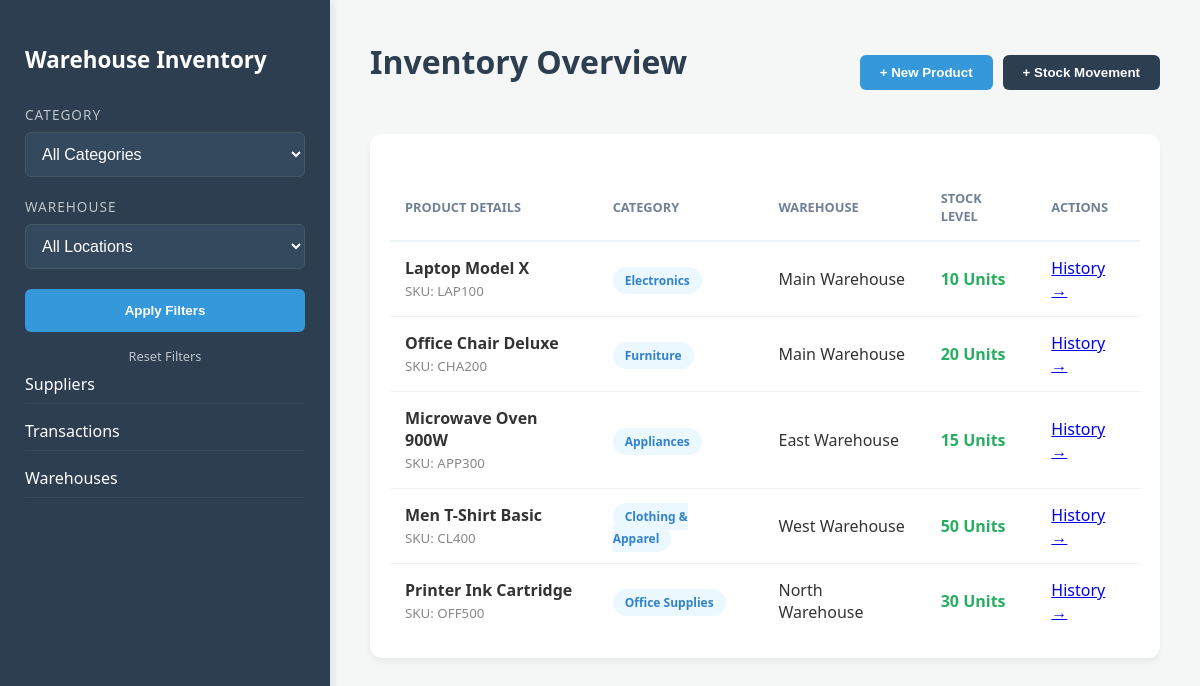
The page / on the database its author committed.
### tables this page shows
CREATE TABLE `inventory` (
  `inventory_id` int(11) NOT NULL,
  `product_id` int(11) NOT NULL,
  `warehouse_id` int(11) NOT NULL,
  `quantity` int(11) DEFAULT 0,
  `last_updated` timestamp NOT NULL DEFAULT current_timestamp() ON UPDATE current_timestamp()
);

CREATE TABLE `products` (
  `product_id` int(11) NOT NULL,
  `name` varchar(150) NOT NULL,
  `sku` varchar(50) NOT NULL,
  `category_id` int(11) DEFAULT NULL,
  `supplier_id` int(11) DEFAULT NULL,
  `price` decimal(10,2) DEFAULT NULL,
  `description` text DEFAULT NULL
);

CREATE TABLE `categories` (
  `category_id` int(11) NOT NULL,
  `name` varchar(100) NOT NULL,
  `description` text DEFAULT NULL
);

CREATE TABLE `warehouses` (
  `warehouse_id` int(11) NOT NULL,
  `name` varchar(100) NOT NULL,
  `location` varchar(255) DEFAULT NULL
);

### index.php (the view, shortened to what this page needs)
<?php
require 'db.php';
$cat_filter = $_GET['category'] ?? '';
$wh_filter = $_GET['warehouse'] ?? '';
$query = "SELECT p.product_id, p.name AS product_name, p.sku, c.name AS category_name,
                 s.name AS supplier_name, w.name AS warehouse_name, i.quantity
          FROM inventory i
          JOIN products p ON i.product_id = p.product_id
          JOIN categories c ON p.category_id = c.category_id
          JOIN suppliers s ON p.supplier_id = s.supplier_id
          JOIN warehouses w ON i.warehouse_id = w.warehouse_id
          WHERE 1=1";
$params = [];
$stmt = $pdo->prepare($query);
$stmt->execute($params);
$inventory_items = $stmt->fetchAll();
?>
<!DOCTYPE html>
<html lang="en">
<head>
    <link rel="stylesheet" href="style.css">
</head>
<body>
    <aside class="sidebar">
    <h2>Warehouse Inventory</h2>
    <form method="GET">
        <div class="filter-group">
            <label>Category</label>
            <select name="category">
                <option value="">All Categories</option>
            </select>
        </div>
        <div class="filter-group">
            <label>Warehouse</label>
            <select name="warehouse">
                <option value="">All Locations</option>
            </select>
        </div>
        <button type="submit">Apply Filters</button>
        <a href="index.php" style="display:block; text-align:center; color:#bdc3c7; margin-top:15px; text-decoration:none; font-size:0.8rem;">Reset Filters</a>
    </form>
    <div class="sidebar-tabs" style="margin-bottom: 20px; display: flex; flex-direction: column; gap: 8px;">
        <a href="suppliers.php" style="color: white; text-decoration: none; padding: 8px 0; border-bottom: 1px solid #34495e;">Suppliers</a>
        <a href="transactions.php" style="color: white; text-decoration: none; padding: 8px 0; border-bottom: 1px solid #34495e;">Transactions</a>
        <a href="warehouses.php" style="color: white; text-decoration: none; padding: 8px 0; border-bottom: 1px solid #34495e;">Warehouses</a>
    </div>
</aside>
    <main class="main-content">
        <header style="display: flex; justify-content: space-between; align-items: center; margin-bottom: 30px;">
            <h1>Inventory Overview</h1>
            <div style="display: flex; gap: 10px;">
                <button onclick="document.getElementById('prodModal').style.display='flex'" style="width:auto; padding: 10px 20px;">+ New Product</button>
                <button onclick="document.getElementById('transModal').style.display='flex'" style="width:auto; padding: 10px 20px; background: var(--primary);">+ Stock Movement</button>
            </div>
        </header>
        <div class="card">
            <table>
                <thead>
                    <tr>
                        <th>Product Details</th>
                        <th>Category</th>
                        <th>Warehouse</th>
                        <th>Stock Level</th>
                        <th>Actions</th>
                    </tr>
                </thead>
                <tbody>
                    <?php if($inventory_items): foreach($inventory_items as $item): ?>
                    <tr>
                        <td>
                            <strong><?= htmlspecialchars($item['product_name']) ?></strong><br>
                            <small style="color: #888;">SKU: <?= htmlspecialchars($item['sku']) ?></small>
                        </td>
                        <td><span class="badge badge-cat"><?= htmlspecialchars($item['category_name']) ?></span></td>
                        <td> <?= htmlspecialchars($item['warehouse_name']) ?></td>
                        <td>
                            <strong style="color: <?= $item['quantity'] < 10 ? 'var(--danger)' : 'var(--success)' ?>;">
                                <?= $item['quantity'] ?> Units
                            </strong>
                        </td>
                        <td>
                            <a href="?product_history=<?= $item['product_id'] ?>&category=<?= $cat_filter ?>&warehouse=<?= $wh_filter ?>" class="text-link">History →</a>
                        </td>
                    </tr>
                    <?php endforeach; else: ?>
                    <tr><td colspan="5" style="text-align:center; padding:50px;">No inventory found. Try changing filters or adding a transaction.</td></tr>
                    <?php endif; ?>
                </tbody>
            </table>
        </div>
    </main>
</body>
</html>

### style.css (style rules this page uses)
:root { --primary: #2c3e50; --accent: #3498db; --success: #27ae60; --danger: #e74c3c; --bg: #f4f7f6; --text: #333; }
body { font-family: 'Segoe UI', Tahoma, Geneva, Verdana, sans-serif; background-color: var(--bg); color: var(--text); margin: 0; display: flex; }
.sidebar { width: 280px; background: var(--primary); color: white; height: 100vh; padding: 25px; position: fixed; box-shadow: 2px 0 10px rgba(0,0,0,0.1); }
.sidebar h2 { font-size: 1.4rem; margin-bottom: 30px; display: flex; align-items: center; gap: 10px; }
.filter-group { margin-bottom: 20px; }
label { display: block; margin-bottom: 8px; font-size: 0.85rem; color: #bdc3c7; text-transform: uppercase; letter-spacing: 1px; }
select { width: 100%; padding: 12px; border-radius: 6px; border: 1px solid #455a64; background: #34495e; color: white; font-size: 1rem; }
button { width: 100%; padding: 14px; background: var(--accent); border: none; color: white; border-radius: 6px; cursor: pointer; font-weight: 600; transition: background 0.3s; }
.main-content { margin-left: 330px; padding: 40px; flex-grow: 1; }
h1 { color: var(--primary); margin-top: 0; }
.card { background: white; padding: 20px; border-radius: 12px; box-shadow: 0 4px 6px rgba(0,0,0,0.05); }
table { width: 100%; border-collapse: collapse; margin-top: 20px; }
th { text-align: left; padding: 15px; border-bottom: 2px solid #edf2f7; color: #718096; font-size: 0.8rem; text-transform: uppercase; }
td { padding: 15px; border-bottom: 1px solid #edf2f7; vertical-align: middle; }
tr:last-child td { border-bottom: none; }
.badge { padding: 5px 12px; border-radius: 20px; font-size: 0.75rem; font-weight: 600; }
.badge-cat { background: #ebf8ff; color: #3182ce; }

### rows shown on the page
inventory: product.name "Laptop Model X", product.sku "LAP100", categories.name "Electronics", warehouse.name "Main Warehouse", quantity "10"
inventory: product.name "Office Chair Deluxe", product.sku "CHA200", categories.name "Furniture", warehouse.name "Main Warehouse", quantity "20"
inventory: product.name "Microwave Oven 900W", product.sku "APP300", categories.name "Appliances", warehouse.name "East Warehouse", quantity "15"
inventory: product.name "Men T-Shirt Basic", product.sku "CL400", categories.name "Clothing & Apparel", warehouse.name "West Warehouse", quantity "50"
inventory: product.name "Printer Ink Cartridge", product.sku "OFF500", categories.name "Office Supplies", warehouse.name "North Warehouse", quantity "30"
